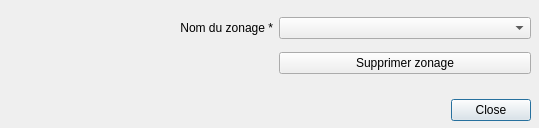
<?xml version="1.0" encoding="UTF-8"?>
<ui version="4.0">
 <class>Dialog</class>
 <widget class="QDialog" name="Dialog">
  <property name="geometry">
   <rect>
    <x>0</x>
    <y>0</y>
    <width>539</width>
    <height>128</height>
   </rect>
  </property>
  <property name="windowTitle">
   <string>Gérer les zonages</string>
  </property>
  <widget class="QDialogButtonBox" name="buttonBox">
   <property name="geometry">
    <rect>
     <x>350</x>
     <y>90</y>
     <width>181</width>
     <height>41</height>
    </rect>
   </property>
   <property name="orientation">
    <enum>Qt::Horizontal</enum>
   </property>
   <property name="standardButtons">
    <set>QDialogButtonBox::Close</set>
   </property>
  </widget>
  <widget class="QWidget" name="verticalLayoutWidget">
   <property name="geometry">
    <rect>
     <x>20</x>
     <y>10</y>
     <width>511</width>
     <height>71</height>
    </rect>
   </property>
   <layout class="QGridLayout" name="gridLayout">
    <item row="0" column="0">
     <widget class="QLabel" name="label">
      <property name="text">
       <string>Nom du zonage *</string>
      </property>
      <property name="alignment">
       <set>Qt::AlignRight|Qt::AlignTrailing|Qt::AlignVCenter</set>
      </property>
     </widget>
    </item>
    <item row="0" column="1">
     <widget class="QComboBox" name="comboBoxSourceName"/>
    </item>
    <item row="1" column="1">
     <widget class="QPushButton" name="pushButtonDelete">
      <property name="text">
       <string>Supprimer zonage</string>
      </property>
     </widget>
    </item>
   </layout>
  </widget>
 </widget>
 <resources/>
 <connections>
  <connection>
   <sender>buttonBox</sender>
   <signal>accepted()</signal>
   <receiver>Dialog</receiver>
   <slot>accept()</slot>
   <hints>
    <hint type="sourcelabel">
     <x>248</x>
     <y>254</y>
    </hint>
    <hint type="destinationlabel">
     <x>157</x>
     <y>274</y>
    </hint>
   </hints>
  </connection>
  <connection>
   <sender>buttonBox</sender>
   <signal>rejected()</signal>
   <receiver>Dialog</receiver>
   <slot>reject()</slot>
   <hints>
    <hint type="sourcelabel">
     <x>316</x>
     <y>260</y>
    </hint>
    <hint type="destinationlabel">
     <x>286</x>
     <y>274</y>
    </hint>
   </hints>
  </connection>
 </connections>
</ui>
